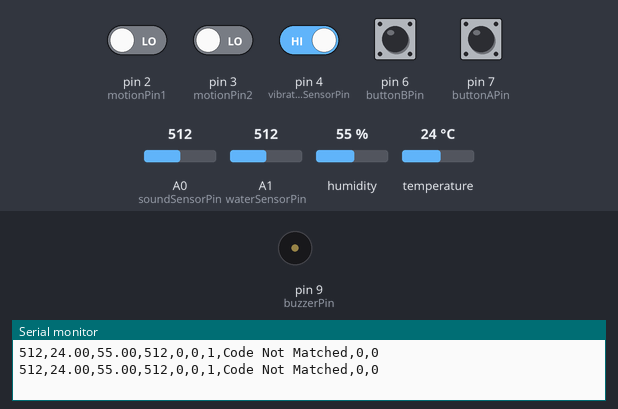
The sketch below on a simulated Arduino Uno, built with avr-gcc and run on an emulated ATmega328P. Shown: buzzer (waves = sounding), the last lines printed to the serial monitor. The inputs (shaded band) are chosen by the test bench; at power-on: pin 4 (vibrationSensorPin) HIGH, pin 2 (motionPin1), pin 3 (motionPin2), pin 6 (buttonBPin), pin 7 (buttonAPin) LOW, temperature 24 °C, A0 (soundSensorPin) = 512, A1 (waterSensorPin) = 512, humidity 55 %.

Above: at 1.8 s.
1.9 s: temperature set to 39 °C
3.4 s: temperature set to 42 °C
At 5.3 s:
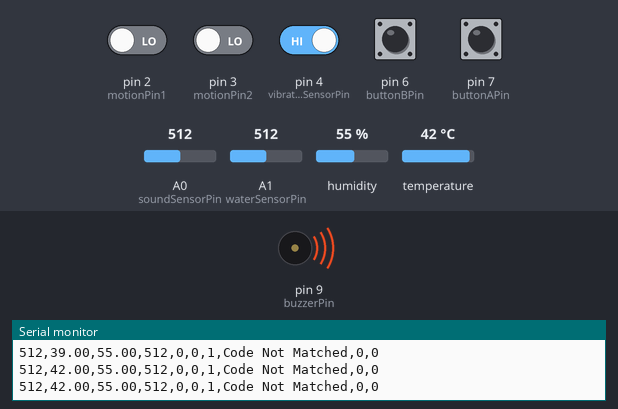
Timing chart, 0 to 6.8 s (numbered marks = the images above; inputs shaded):
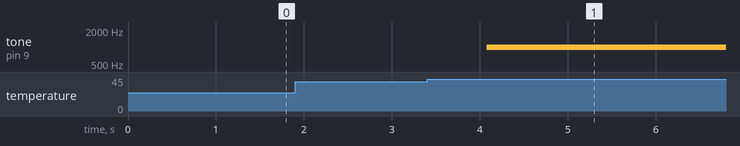

The sketch:

arduino.ino
```cpp
#include <DHT.h>

// Pin definitions
const int soundSensorPin = A0;          // Audio sensor pin
const int waterSensorPin = A1;          // Water sensor pin
const int DHTPIN = 8;                   // DHT11 sensor pin (Temperature/Humidity)
const int motionPin1 = 2;               // First motion sensor (HC-SR501)
const int motionPin2 = 3;               // Second motion sensor (HC-SR505)
const int vibrationSensorPin = 4;       // Vibration sensor pin (SW-520D)
const int buzzerPin = 9;                // Buzzer pin (using tone functions)
const int buttonAPin = 7;               // Button A for incrementing the digit
const int buttonBPin = 6;               // Button B for storing the digit

// Threshold values
const int soundThreshold = 60;          // Threshold for sound sensor
const int waterThreshold = 600;         // Threshold for water sensor

// Initialize DHT sensor
#define DHTTYPE DHT11                   // DHT11 sensor type
DHT dht(DHTPIN, DHTTYPE);

// Variables for buttons and code input
int buttonAState = 0;
int buttonBState = 0;
int lastButtonAState = 0;
int lastButtonBState = 0;
int currentNumber = 0;                  // Current number for Button A
int enteredCode[4];                     // Array to store 4 digits entered via Button B
int currentIndex = 0;
int predefinedCode[4] = {1, 2, 3, 4};   // Predefined code to compare
bool codeMatched = false;               // To track if the code matches
bool buzzerEnabled = true;              // Buzzer state flag

void setup() {
  Serial.begin(9600);                   // Initialize serial communication

  // Pin modes for sensors, buttons, and buzzer
  pinMode(motionPin1, INPUT);
  pinMode(motionPin2, INPUT);
  pinMode(vibrationSensorPin, INPUT);
  pinMode(waterSensorPin, INPUT);
  pinMode(buttonAPin, INPUT);
  pinMode(buttonBPin, INPUT);
  pinMode(buzzerPin, OUTPUT);

  // Initialize DHT sensor
  dht.begin();


}

void loop() {
  // Sound Sensor
  int soundValue = analogRead(soundSensorPin);

  // DHT11 Temperature and Humidity Sensor
  float temperature = dht.readTemperature();
  float humidity = dht.readHumidity();

  // Check for valid temperature/humidity readings
  if (isnan(temperature) || isnan(humidity)) {
    return;
  }

  // Water Sensor
  int waterValue = analogRead(waterSensorPin);

  // Motion Sensors (2 infrared motion sensors)
  int motionState1 = digitalRead(motionPin1);   // First motion sensor
  int motionState2 = digitalRead(motionPin2);   // Second motion sensor

  // Vibration Sensor
  int vibrationState = digitalRead(vibrationSensorPin);


  buttonAState = digitalRead(buttonAPin);
  if (buttonAState == HIGH && lastButtonAState == LOW) {
    currentNumber = (currentNumber + 1) % 10;

    delay(200);  // Simple debounce
  }
  lastButtonAState = buttonAState;


  buttonBState = digitalRead(buttonBPin);
  if (buttonBState == HIGH && lastButtonBState == LOW) {
    enteredCode[currentIndex] = currentNumber;
    currentNumber = 0;


    currentIndex++;
    if (currentIndex >= 4) {
      currentIndex = 0;
      codeMatched = checkCode();
      if (codeMatched) {
        buzzerEnabled = !buzzerEnabled;

        noTone(buzzerPin);
      } else {

      }
    }
    delay(200);  // Simple debounce
  }
  lastButtonBState = buttonBState;


  if (buzzerEnabled && (vibrationState == 0 || waterValue > waterThreshold || motionState1 == HIGH || motionState2 == HIGH || temperature>40)) {
    tone(buzzerPin, 1000);
  } else {
    noTone(buzzerPin);
  }


  Serial.print(soundValue);
  Serial.print(",");
  Serial.print(temperature);
  Serial.print(",");
  Serial.print(humidity);
  Serial.print(",");
  Serial.print(waterValue);
  Serial.print(",");
  Serial.print(motionState1);
  Serial.print(",");
  Serial.print(motionState2);
  Serial.print(",");
  Serial.print(vibrationState);
  Serial.print(",");
  Serial.print(codeMatched ? "Code Matched" : "Code Not Matched");
  Serial.print(",");
  Serial.print(currentNumber);
  Serial.print(",");
  Serial.print(currentIndex);
  Serial.println();

  delay(1000);  // 1-second delay between readings
}

bool checkCode() {
  for (int i = 0; i < 4; i++) {
    if (enteredCode[i] != predefinedCode[i]) {
      return false;
    }
  }
  return true;
}
```

Measured:
- the behaviour switches between 40 and 41 °C on temperature (found by bisection; images 0 and 1)
- after the input at 3.4 s, tone on pin 9 (buzzerPin): silent → 1000 Hz after 0.68 s
